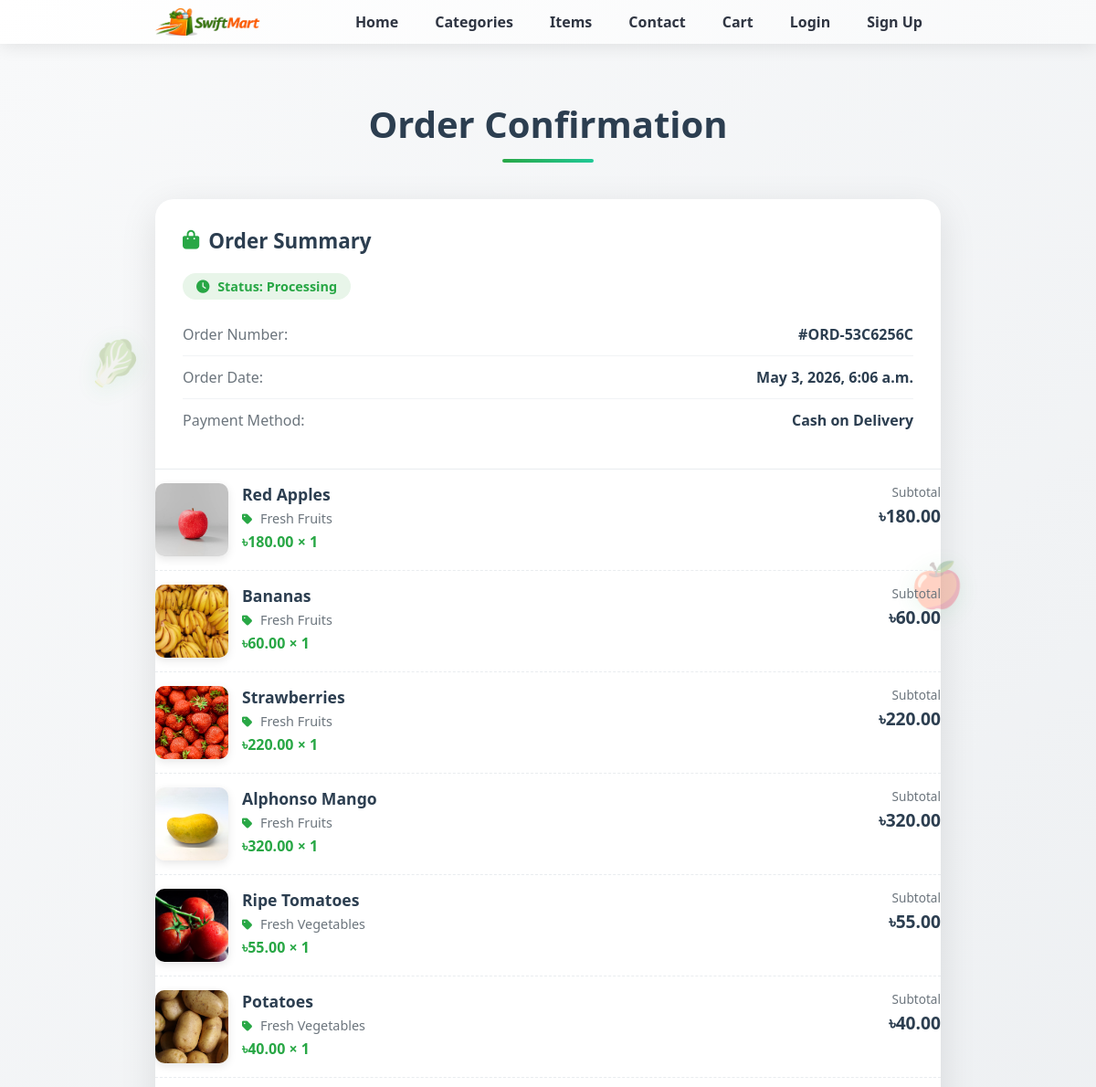
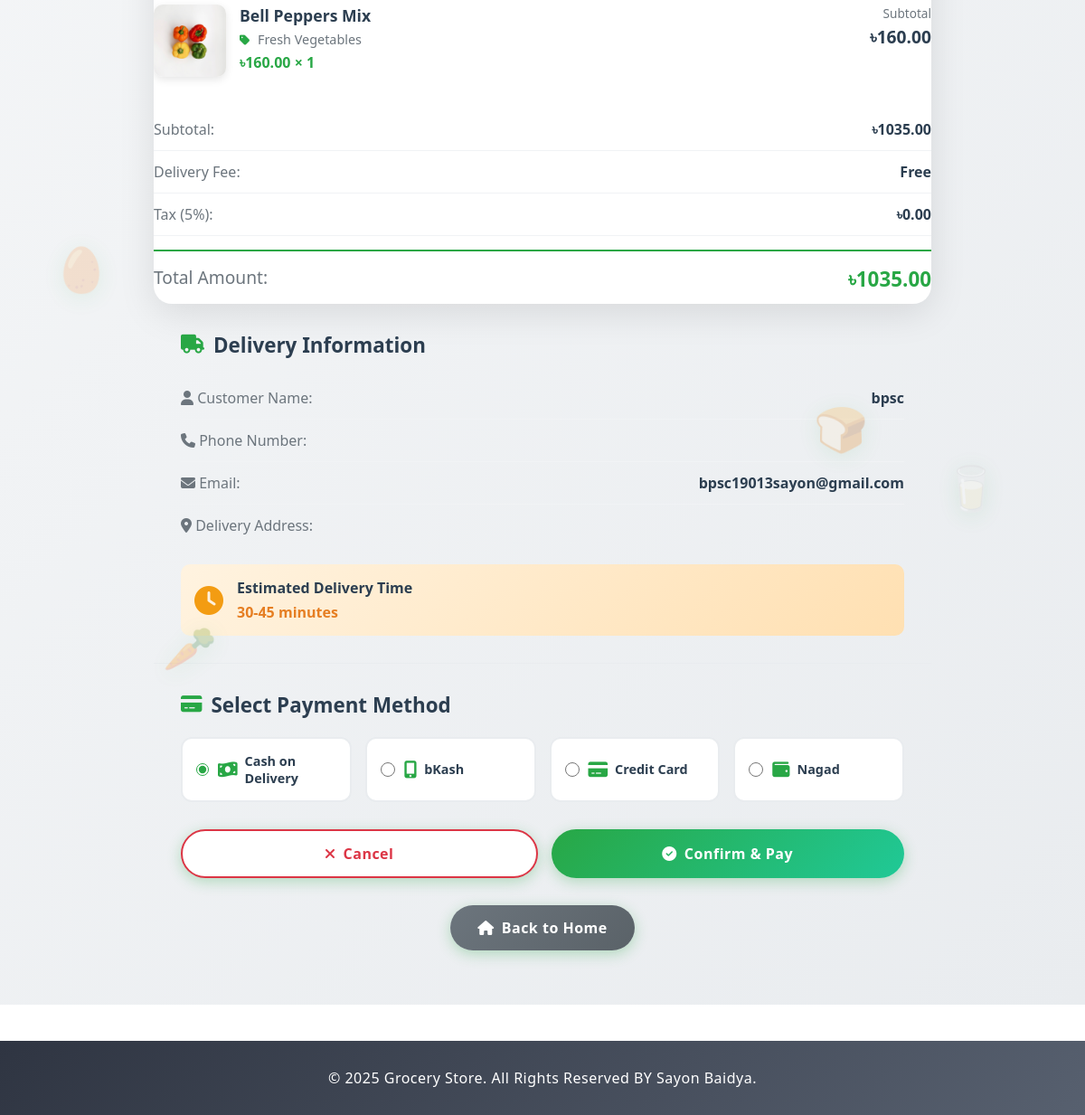
Screenshot of /order/confirmation/ORD-53C6256C/ with the database file from the repository (2 pictures, top to bottom).
### home/models.py (models this page shows, shortened)
class Order(models.Model):
    STATUS_CHOICES = [
        ('pending', 'Pending'),
        ('processing', 'Processing'),
        ('shipped', 'Shipped'),
        ('delivered', 'Delivered'),
        ('cancelled', 'Cancelled'),
    ]
    PAYMENT_STATUS = [
        ('pending', 'Pending'),
        ('paid', 'Paid'),
        ('failed', 'Failed'),
        ('refunded', 'Refunded'),
    ]
    PAYMENT_METHODS = [
        ('cash', 'Cash on Delivery'),
        ('bkash', 'bKash'),
        ('card', 'Credit/Debit Card'),
        ('nagad', 'Nagad'),
    ]
    order_number = models.CharField(max_length=20, unique=True, blank=True)
    user = models.ForeignKey(User, on_delete=models.SET_NULL, null=True, blank=True)
    customer_name = models.CharField(max_length=200)
    email = models.EmailField()
    phone_number = models.CharField(max_length=20)
    address = models.TextField()
    special_instructions = models.TextField(blank=True)
    subtotal = models.DecimalField(max_digits=10, decimal_places=2, default=0)
    delivery_fee = models.DecimalField(max_digits=10, decimal_places=2, default=2.00)
    tax = models.DecimalField(max_digits=10, decimal_places=2, default=0)
    discount = models.DecimalField(max_digits=10, decimal_places=2, default=0)
    total_amount = models.DecimalField(max_digits=10, decimal_places=2, default=0)
    status = models.CharField(max_length=20, choices=STATUS_CHOICES, default='pending')
    payment_status = models.CharField(max_length=20, choices=PAYMENT_STATUS, default='pending')
    payment_method = models.CharField(max_length=20, choices=PAYMENT_METHODS, blank=True, null=True)
    created_at = models.DateTimeField(auto_now_add=True)
    updated_at = models.DateTimeField(auto_now=True)
    class Meta:
        ordering = ['-created_at']

class OrderItem(models.Model):
    order = models.ForeignKey(Order, on_delete=models.CASCADE, related_name='items')
    item = models.ForeignKey(Product, on_delete=models.SET_NULL, null=True, blank=True)  # Renamed from 'food'
    product_name = models.CharField(max_length=200, blank=True)
    product_image = models.CharField(max_length=500, blank=True)
    product_category = models.CharField(max_length=100, blank=True)
    quantity = models.PositiveIntegerField(default=1)
    price = models.DecimalField(max_digits=10, decimal_places=2)
    subtotal = models.DecimalField(max_digits=10, decimal_places=2)

### home/views.py (the view)
# urls.py: path('order/confirmation/<str:order_number>/', views.order_confirmation, name='order_confirmation'),
def order_confirmation(request, order_number):
    order = get_object_or_404(Order, order_number=order_number)
    cart = request.session.get('cart', {})
    cart_count = len(cart)
    context = {
        'order': order,
        'order_items': order.items.all(),
        'cart_count': cart_count,
    }
    return render(request, 'order_confirmation.html', context)

### templates/order_confirmation.html (shortened to what this page needs)
{% extends "base.html" %}
{% load static %}
{% block content %}
<section class="order-confirmation">
    <div class="container">
        <h2 class="text-center">Order Confirmation</h2>
        <div class="confirmation-card">
            <div class="order-summary">
                <h3><i class="fas fa-shopping-bag"></i> Order Summary</h3>
                <div class="order-status">
                    <i class="fas fa-clock"></i> Status: {{ order.get_status_display }}
                </div>
                <div class="order-details">
                    <div class="detail-row">
                        <span>Order Number:</span>
                        <span><strong>#{{ order.order_number }}</strong></span>
                    </div>
                    <div class="detail-row">
                        <span>Order Date:</span>
                        <span>{{ order.created_at|date:"F j, Y, g:i a" }}</span>
                    </div>
                    <div class="detail-row">
                        <span>Payment Method:</span>
                        <span>{{ order.get_payment_method_display|default:"Not selected" }}</span>
                    </div>
                </div>
            </div>
                <div class="order-items">
                    {% for item in order_items %}
                    <div class="order-item">
                        <div class="item-image">
                            {% if item.food and item.food.image %}
                                <img src="{{ item.food.image.url }}" alt="{{ item.food.name }}">
                            {% elif item.product_image %}
                                <img src="{{ item.product_image }}" alt="{{ item.product_name }}">
                            {% else %}
                                <img src="{% static 'images/placeholder.jpg' %}" alt="Product">
                            {% endif %}
                        </div>
                        <div class="item-info">
                            <h4>
                                {% if item.food %}
                                    {{ item.food.name }}
                                {% else %}
                                    {{ item.product_name }}
                                {% endif %}
                            </h4>
                            <div class="item-meta">
                                <span><i class="fas fa-tag"></i>
                                    {% if item.food and item.food.category %}
                                        {{ item.food.category.name }}
                                    {% elif item.product_category %}
                                        {{ item.product_category }}
                                    {% else %}
                                        Unknown
                                    {% endif %}
                                </span>
                            </div>
                            <div class="item-price">
                                ৳{{ item.price }} × {{ item.quantity }}
                            </div>
                        </div>
                        <div class="item-subtotal">
                            <div class="label">Subtotal</div>
                            <div class="amount">৳{{ item.subtotal|floatformat:2 }}</div>
                        </div>
                    </div>
                    {% endfor %}
                </div>
                <div class="detail-row subtotal-row">
                    <span>Subtotal:</span>
                    <span>৳{{ order.subtotal|floatformat:2 }}</span>
                </div>
                <div class="detail-row">
                    <span>Delivery Fee:</span>
                    <span>{% if order.delivery_fee > 0 %}৳{{ order.delivery_fee|floatformat:2 }}{% else %}Free{% endif %}</span>
                </div>
                <div class="detail-row">
                    <span>Tax (5%):</span>
                    <span>৳{{ order.tax|floatformat:2 }}</span>
                </div>
                <div class="detail-row total">
                    <span>Total Amount:</span>
                    <span>৳{{ order.total_amount|floatformat:2 }}</span>
                </div>
            </div>
            <div class="delivery-info">
                <h3><i class="fas fa-truck"></i> Delivery Information</h3>
                <div class="delivery-details">
                    <div class="detail-row">
                        <span><i class="fas fa-user"></i> Customer Name:</span>
                        <span>{{ order.customer_name }}</span>
                    </div>
                    <div class="detail-row">
                        <span><i class="fas fa-phone"></i> Phone Number:</span>
                    </div>
                    <div class="detail-row">
                        <span><i class="fas fa-envelope"></i> Email:</span>
                        <span>{{ order.email }}</span>
                    </div>
                    <div class="detail-row">
                        <span><i class="fas fa-map-marker-alt"></i> Delivery Address:</span>
                    </div>
                </div>
                <div class="delivery-estimate">
                    <i class="fas fa-clock"></i>
                    <div class="estimate-text">
                        <h4>Estimated Delivery Time</h4>
                        <p>30-45 minutes</p>
                    </div>
                </div>
            </div>
            <div class="payment-section">
                <h3><i class="fas fa-credit-card"></i> Select Payment Method</h3>
                <form method="post" action="{% url 'home:process_payment' order.order_number %}" id="paymentForm">
                    <div class="payment-methods">
                        <label class="payment-option">
                            <input type="radio" name="payment_method" value="cash" required checked>
                            <div class="payment-content">
                                <i class="fas fa-money-bill-wave"></i>
                                <span>Cash on Delivery</span>
                            </div>
                        </label>
                        <label class="payment-option">
                            <input type="radio" name="payment_method" value="bkash" required>
                            <div class="payment-content">
                                <i class="fas fa-mobile-alt"></i>
                                <span>bKash</span>
                            </div>
                        </label>
                        <label class="payment-option">
                            <input type="radio" name="payment_method" value="card" required>
                            <div class="payment-content">
                                <i class="fas fa-credit-card"></i>
                                <span>Credit Card</span>
                            </div>
                        </label>
                        <label class="payment-option">
                            <input type="radio" name="payment_method" value="nagad" required>
                            <div class="payment-content">
                                <i class="fas fa-wallet"></i>
                                <span>Nagad</span>
                            </div>
                        </label>
                    </div>
                    <div class="confirmation-buttons">
                        <a href="{% url 'home:items' %}" class="btn btn-cancel">
                            <i class="fas fa-times"></i> Cancel
                        </a>
                        <button type="submit" class="btn btn-confirm" id="confirmPayBtn">
                            <i class="fas fa-check-circle"></i> Confirm & Pay
                        </button>
                    </div>
                </form>
            </div>
        </div>
        <div class="text-center mt-4">
            <a href="{% url 'home:index' %}" class="btn btn-secondary">
                <i class="fas fa-home"></i> Back to Home
            </a>
        </div>
</section>
{% endblock %}

### static/css/style.css (style rules this page uses)
* { margin: 0; padding: 0; box-sizing: border-box; font-family: 'Segoe UI', Tahoma, Geneva, Verdana, sans-serif; }
html { scroll-behavior: smooth; }
body { overflow-x: hidden; }
.container { width: 85%; max-width: 1200px; margin: 0 auto; padding: 1rem; }
.text-center { text-align: center; }
a { color: #28a745; text-decoration: none; transition: all 0.3s ease; position: relative; }
.btn { padding: 12px 30px; border: none; font-size: 1rem; border-radius: 50px; transition: all 0.3s ease; font-weight: 600; letter-spacing: 0.5px; box-shadow: 0 4px 15px rgba(40, 167, 69, 0.3); position: relative; overflow: hidden; display: inline-block; }
h2 { color: #2f3542; font-size: 2.5rem; margin-bottom: 2.5rem; font-weight: 700; position: relative; animation: fadeInDown 0.8s ease; }
h2::after { content: ''; position: absolute; bottom: -10px; left: 50%; transform: translateX(-50%); width: 60px; height: 4px; background: linear-gradient(135deg, #28a745 0%, #218838 100%); border-radius: 2px; }
h3 { font-size: 1.5rem; font-weight: 600; transition: all 0.3s ease; }
@media (prefers-reduced-motion: no-preference) { html { scroll-behavior: smooth; } }

### rows the page displays
Order: status "Processing", order_number "ORD-53C6256C", created_at "May 3, 2026, 6:06 a.m.", payment_method "Cash on Delivery", subtotal "1035.00", tax "0.00", total_amount "1035.00", customer_name "bpsc", email "bpsc19013sayon@gmail.com"
OrderItem: product_image (picture), product_name "Red Apples", product_category "Fresh Fruits", price "180.00", quantity "1", subtotal "180.00"
OrderItem: product_image (picture), product_name "Bananas", product_category "Fresh Fruits", price "60.00", quantity "1", subtotal "60.00"
OrderItem: product_image (picture), product_name "Strawberries", product_category "Fresh Fruits", price "220.00", quantity "1", subtotal "220.00"
OrderItem: product_image (picture), product_name "Alphonso Mango", product_category "Fresh Fruits", price "320.00", quantity "1", subtotal "320.00"
OrderItem: product_image (picture), product_name "Ripe Tomatoes", product_category "Fresh Vegetables", price "55.00", quantity "1", subtotal "55.00"
OrderItem: product_image (picture), product_name "Potatoes", product_category "Fresh Vegetables", price "40.00", quantity "1", subtotal "40.00"
OrderItem: product_image (picture), product_name "Bell Peppers Mix", product_category "Fresh Vegetables", price "160.00", quantity "1", subtotal "160.00"
